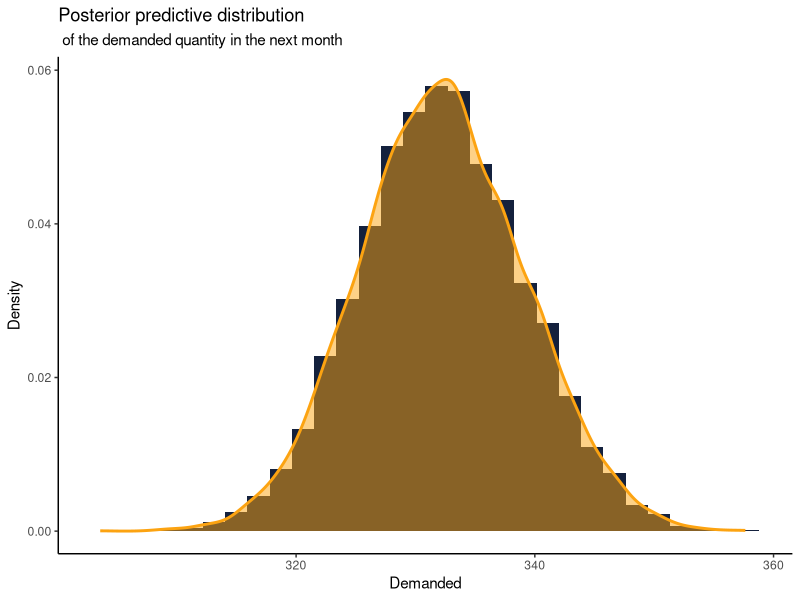

Generate this figure with R:
library(ggplot2)
#### Question A ####
# In this question we have alpha = 2326 and beta = 7
# We use the rgamma function to generate the 10000 draws by spesifiny n ) 10000 and 
# And shape = alpha and Scale = Beta.
rand_var<-data.frame(x=rgamma(10000,2326,7))
# We plote the our histogram:
ggplot() +
  geom_histogram(data=rand_var,aes(x = x,y=..density..),linetype=1,
                 fill='#14213D')+
  geom_density(data=rand_var,aes(x=x), color='#FCA311', size=1,
               fill='#FCA311',alpha=.5)+
  labs(title = "Posterior predictive distribution",
       subtitle = " of the demanded quantity in the next month",
       x = "Demanded",
       y = "Density") + theme_classic()

# Given the info we have from the alpha and beta values we can plug this into the function pgamma
# which gives the pgamma gives the distribution function and then we find the complement probability 
q6= 350
# the complement probability
1-pgamma(q6,2326,7)

# Given from the example help file 
utility_func <- function(a,Q6){
  util = rep(0,length(Q6))
  util[Q6<=a] = 15*Q6[Q6<=a]-(a-Q6[Q6<=a])
  util[Q6>a] = 15*a-0.1*(Q6[Q6>a]-a)^2
  return(util)
}

# We define the inital value we have 
initVal=0
# We define the value of Q6 by taking the mean of the 10000 gnerated values 
Q6=mean(rgamma(10000,2326,7))
# We use function optim to find the optimal value of Q6
OptimRes <- optim(initVal,utility_func,Q6,gr=NULL,method=c("BFGS"),control=list(fnscale=-1),hessian=TRUE)

                  